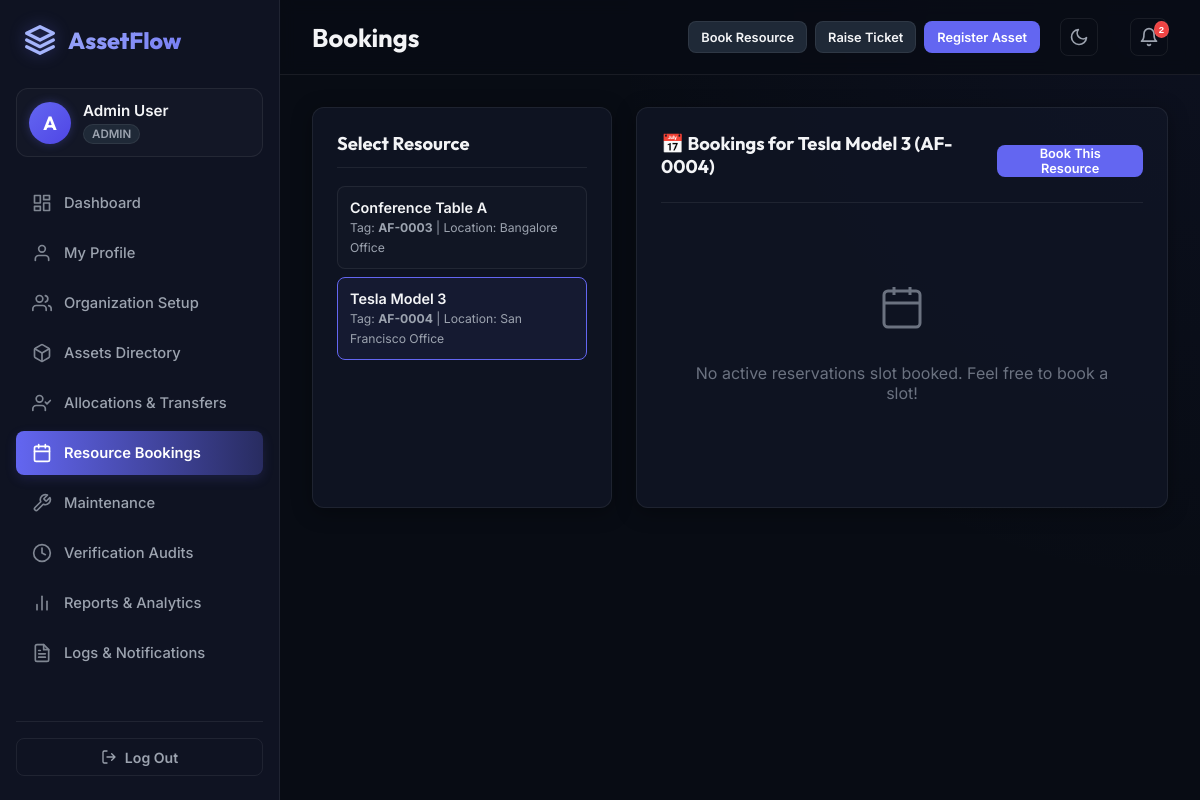
/bookings.php?resource_id=4 (signed in), run on an earlier commit of the app's database.
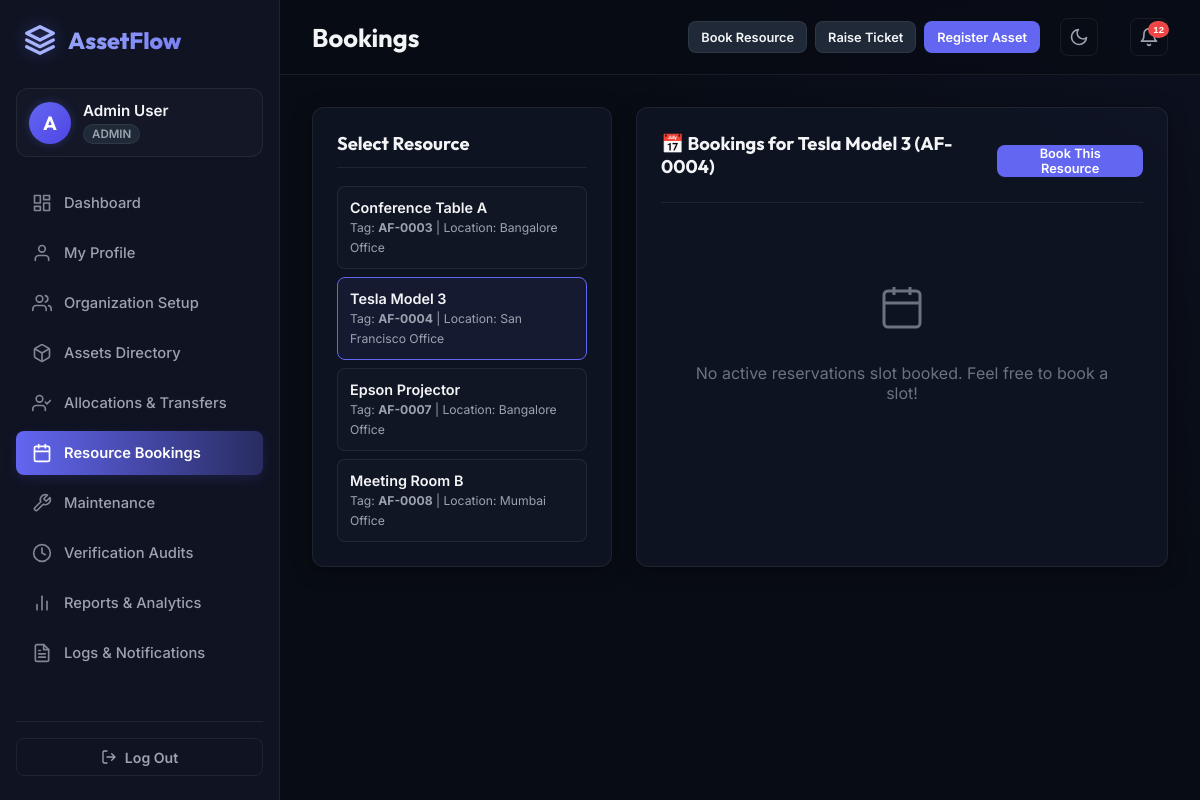
And on a later commit of the database.
### tables this page shows
CREATE TABLE `assets` (
  `id` int(11) NOT NULL,
  `name` varchar(100) NOT NULL,
  `category_id` int(11) NOT NULL,
  `tag` varchar(50) NOT NULL,
  `serial_number` varchar(100) NOT NULL,
  `acquisition_date` date NOT NULL,
  `acquisition_cost` decimal(10,2) NOT NULL,
  `condition_state` enum('New','Good','Fair','Poor','Damaged') DEFAULT 'Good',
  `location` varchar(100) NOT NULL,
  `is_shared` tinyint(1) DEFAULT 0,
  `status` enum('Available','Allocated','Reserved','Under Maintenance','Lost','Retired','Disposed') DEFAULT 'Available',
  `photo` varchar(255) DEFAULT NULL
);

### bookings.php (the view, shortened to what the changed rows need)
<?php
require_once 'header.php';
$db->query("
    UPDATE bookings
    SET status = 'Completed'
    WHERE status IN ('Upcoming', 'Ongoing')
    AND (
        booking_date < CURRENT_DATE()
        OR (booking_date = CURRENT_DATE() AND end_time <= CURRENT_TIME())
    )
");
$db->query("
    UPDATE bookings
    SET status = 'Ongoing'
    WHERE status = 'Upcoming'
    AND booking_date = CURRENT_DATE()
    AND start_time <= CURRENT_TIME()
    AND end_time > CURRENT_TIME()
");
$resources = $db->query("SELECT * FROM assets WHERE is_shared = 1 AND status NOT IN ('Retired', 'Disposed')")->fetchAll();
$selected_id = isset($_GET['resource_id']) ? (int)$_GET['resource_id'] : (count($resources) > 0 ? $resources[0]['id'] : null);
$selected_resource = null;
foreach ($resources as $res) {
    if ($res['id'] == $selected_id) {
        $selected_resource = $res;
        break;
    }
}
?>
<section id="view-bookings" class="app-view">
    <div class="bookings-grid-layout">
        <div class="resource-selector-card card-glow">
            <div class="bookable-resources-list">
                <?php if (empty($resources)): ?>
                    <div class="empty-state">No shared bookable resources registered.</div>
                <?php else: ?>
                    <?php foreach ($resources as $res): ?>
                        <div class="resource-item <?php echo $selected_id == $res['id'] ? 'active' : ''; ?>" onclick="window.location.href='bookings.php?resource_id=<?php echo $res['id']; ?>'">
                            <h4><?php echo htmlspecialchars($res['name']); ?></h4>
                            <span>Tag: <strong><?php echo htmlspecialchars($res['tag']); ?></strong> | Location: <?php echo htmlspecialchars($res['location']); ?></span>
                        </div>
                    <?php endforeach; ?>
                <?php endif; ?>
            </div>
        </div>
        <div class="calendar-card card-glow">
            <div class="calendar-header">
                <h3>
                    <?php if ($selected_resource): ?>
                        📅 Bookings for <strong><?php echo htmlspecialchars($selected_resource['name']); ?> (<?php echo htmlspecialchars($selected_resource['tag']); ?>)</strong>
                    <?php else: ?>
                        No Resource Selected
                    <?php endif; ?>
                </h3>
            </div>
        </div>
    </div>
</section>
<?php require_once 'footer.php'; ?>

### header.php (shortened to what the changed rows need)
<?php
$theme = $_COOKIE['theme'] ?? 'dark';
$current_page = basename($_SERVER['PHP_SELF']);
$db = getDBConnection();
$user_id = $_SESSION['user_id'] ?? null;
$unread_count = 0;
if ($user_id) {
    $stmtNotif = $db->prepare("SELECT COUNT(*) FROM notifications WHERE (employee_id = ? OR employee_id IS NULL) AND is_read = 0");
    $stmtNotif->execute([$user_id]);
    $unread_count = $stmtNotif->fetchColumn();
}
?>
<!DOCTYPE html>
<html lang="en">
<head>
    <link rel="stylesheet" href="css/style.css?v=2.2">
</head>
<body class="<?php echo $theme === 'light' ? 'light-theme' : 'dark-theme'; ?>">
    <div class="app-container">
        <div class="main-wrapper">
            <header class="header">
                <div class="header-left">
                    <h1 id="screen-title" class="screen-title"><?php echo htmlspecialchars(str_replace(['.php', '_'], ['', ' '], ucwords($current_page))); ?></h1>
                </div>
                <div class="header-right">
                    <div class="notification-center">
                        <button class="icon-btn" id="btn-notifications" aria-label="Notifications center">
                            <svg width="20" height="20" viewBox="0 0 24 24" fill="none" stroke="currentColor" stroke-width="2" stroke-linecap="round" stroke-linejoin="round"><path d="M18 8A6 6 0 0 0 6 8c0 7-3 9-3 9h18s-3-2-3-9M13.73 21a2 2 0 0 1-3.46 0"/></svg>
                            <span class="badge badge-pulse <?php echo $unread_count > 0 ? '' : 'hidden'; ?>" id="notif-badge-count"><?php echo $unread_count; ?></span>
                        </button>
                    </div>
                </div>
            </header>
            <main class="content-viewport" id="content-viewport">

What changed in the data, as far as the page shows it:
added assets: name "Epson Projector", tag "AF-0007", location "Bangalore Office"
added assets: name "Meeting Room B", tag "AF-0008", location "Mumbai Office"
Also different on the page:
$unread_count: "2" → "12"
